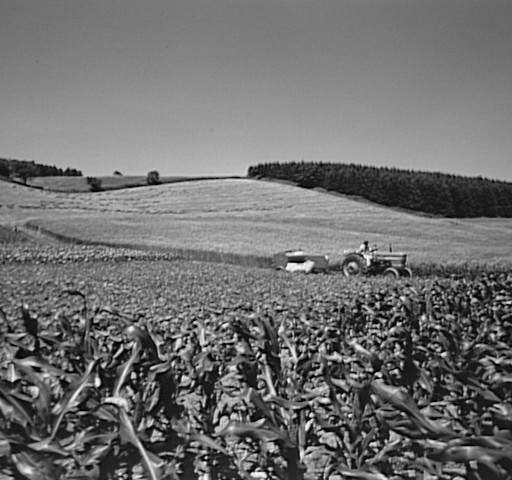
#> input picture cornfield.jpg, 512 x 480 px
$ python q2.py
#> lines starting #> are read from the running program, lines starting #| are printed output that depends on the picture
import numpy as np
import matplotlib.pyplot as plt
import skimage as ski
from scipy.fft import fft2, ifft2

# Φόρτωση εικόνας
img = ski.io.imread("cornfield.jpg", as_gray=True)
#> img is the input picture: shape (480, 512); min 0, max 254, mean 112

# Α: Υπολογισμός μετασχηματισμού Fourier
fft_img = fft2(img)
fft_shifted = np.fft.fftshift(fft_img)

# Υπολογισμός πλάτους και φάσης
magnitude = np.abs(fft_shifted)
phase = np.angle(fft_shifted)
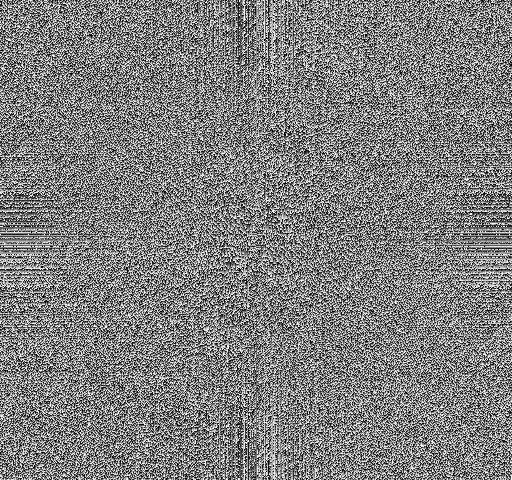
#> phase: shape (480, 512) float64; min -3.14, max 3.14, mean 4.05e-19; drawn with min black and max white

# Εμφάνιση αρχικής εικόνας, φάσμα πλάτους και φάσμα φάσης
plt.figure(figsize=(12, 5))

plt.subplot(1, 3, 1)
plt.imshow(img, cmap='gray')
plt.title("Αρχική εικόνα")
plt.axis('off')

plt.subplot(1, 3, 2)
plt.imshow(np.log(1 + magnitude), cmap='gray')
plt.title("Φάσμα Πλάτους")

plt.subplot(1, 3, 3)
plt.imshow(phase, cmap='gray')
plt.title("Φάσμα Φάσης")

plt.tight_layout()
plt.show()
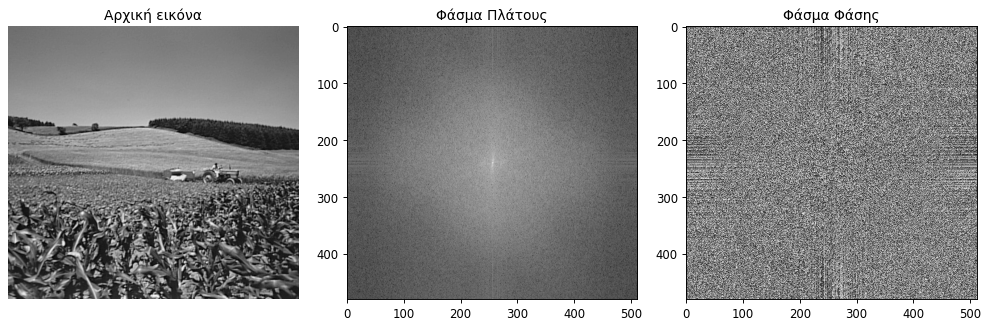
#> figure drawn by matplotlib, 3 panels

# Β: Αντιστροφή της φάσης (κατακόρυφα)
flipped_phase = np.flipud(phase)
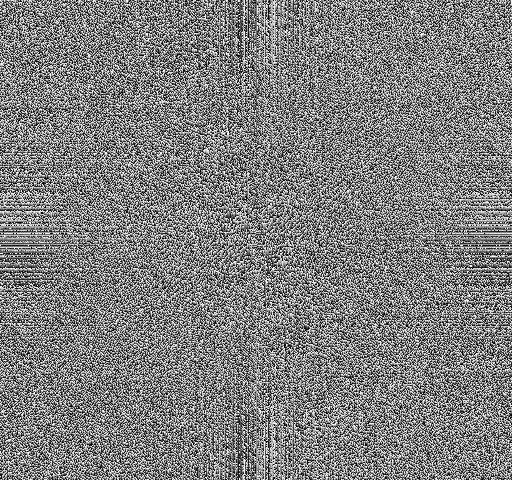
#> flipped_phase: shape (480, 512) float64; min -3.14, max 3.14, mean 1.16e-18; drawn with min black and max white
modified_fft = magnitude * np.exp(1j * flipped_phase)

# Νέα φάσματα
plt.figure(figsize=(12, 5))

plt.subplot(1, 2, 1)
plt.imshow(np.log(1 + np.abs(modified_fft)), cmap='gray')
plt.title("Νέο Φάσμα Πλάτους")

plt.subplot(1, 2, 2)
plt.imshow(np.angle(modified_fft), cmap='gray')
plt.title("Νέο Φάσμα Φάσης")

plt.tight_layout()
plt.show()
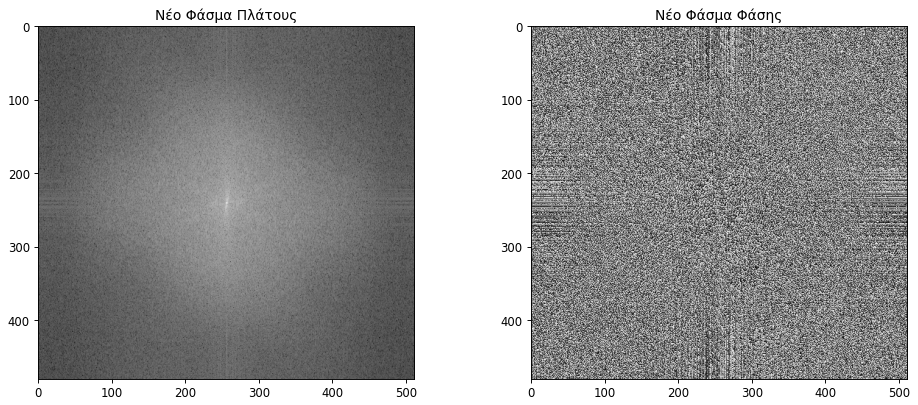
#> figure drawn by matplotlib, 2 panels

# Γ: Αντίστροφος μετασχηματισμός και εμφάνιση τροποποιημένης εικόνας
inv_fft_shifted = np.fft.ifftshift(modified_fft)
reconstructed = ifft2(inv_fft_shifted)
reconstructed_real = np.real(reconstructed)
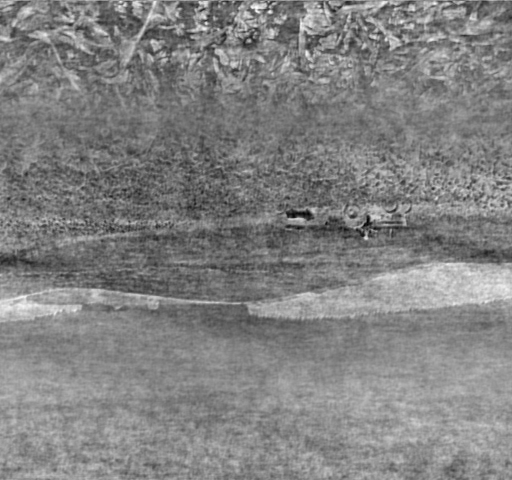
#> reconstructed_real: shape (480, 512) float64; min -183.6, max 109.7, mean -33.8; drawn with min black and max white

# Προβολή τελικής εικόνας
plt.figure(figsize=(12, 5))
plt.imshow(reconstructed_real, cmap='gray')
plt.title("Τροποποιημένη Εικόνα")
plt.axis('off')
plt.show()

$ run again, with bridge.jpg copied over cornfield.jpg
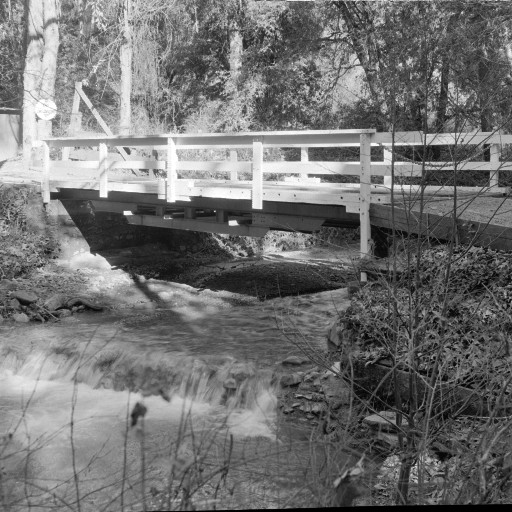
#> input picture bridge.jpg, 512 x 512 px
#> img is the input picture: shape (512, 512); min 0, max 255, mean 113.8
#> `plt.show()`:
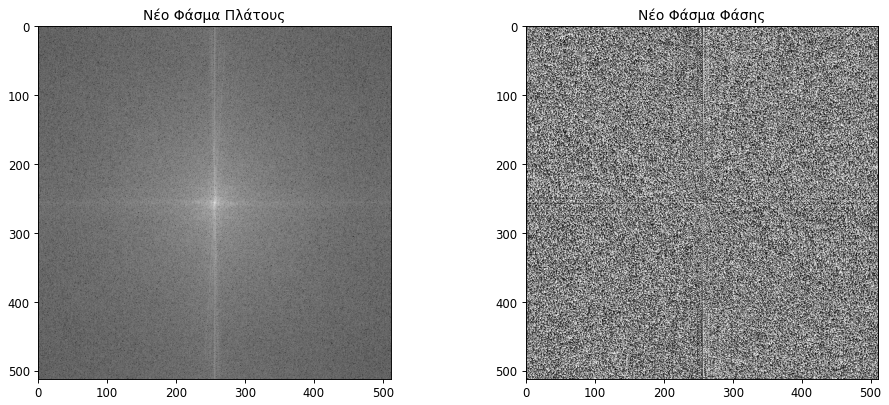
#> figure drawn by matplotlib, 2 panels
#> `reconstructed_real = np.real(reconstructed)`:
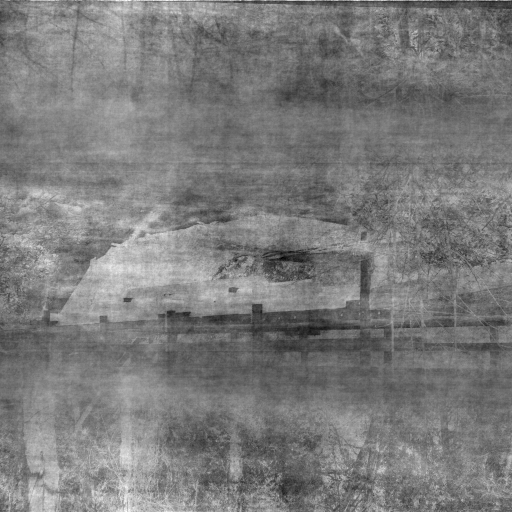
#> reconstructed_real: shape (512, 512) float64; min -150.5, max 221.2, mean 29.6; drawn with min black and max white

$ run again, with flowers.jpg copied over cornfield.jpg
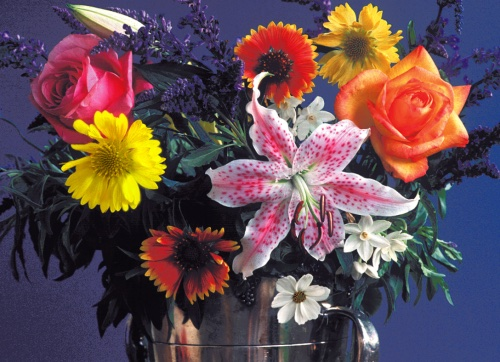
#> input picture flowers.jpg, 500 x 362 px
#> `plt.show()`:
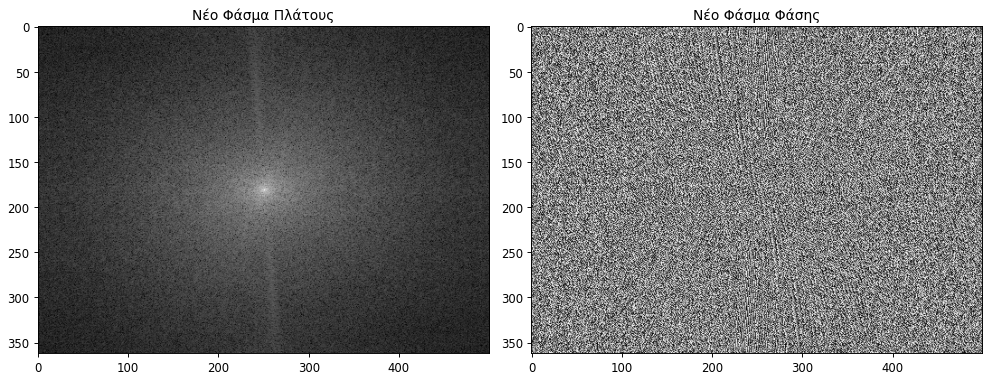
#> figure drawn by matplotlib, 2 panels
#> `reconstructed_real = np.real(reconstructed)`:
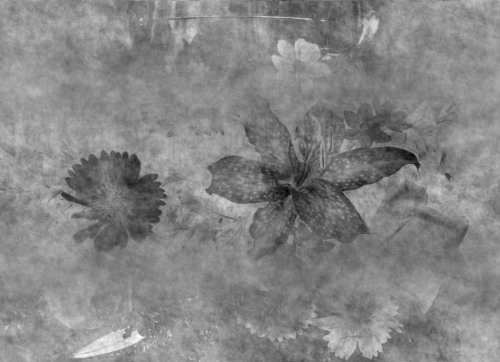
#> reconstructed_real: shape (362, 500) float64; min -1.08, max 0.591, mean -0.201; drawn with min black and max white
